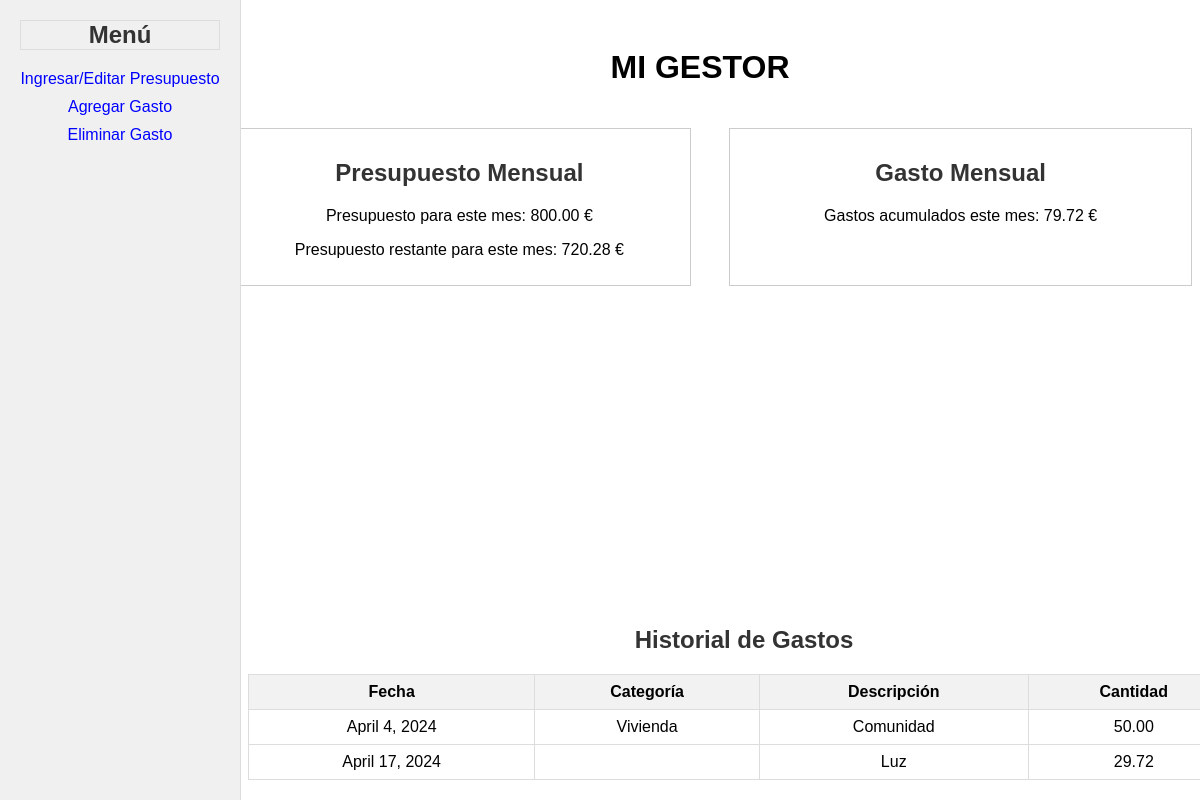
The app's page /mi_gestor/home/ (signed in), older data.
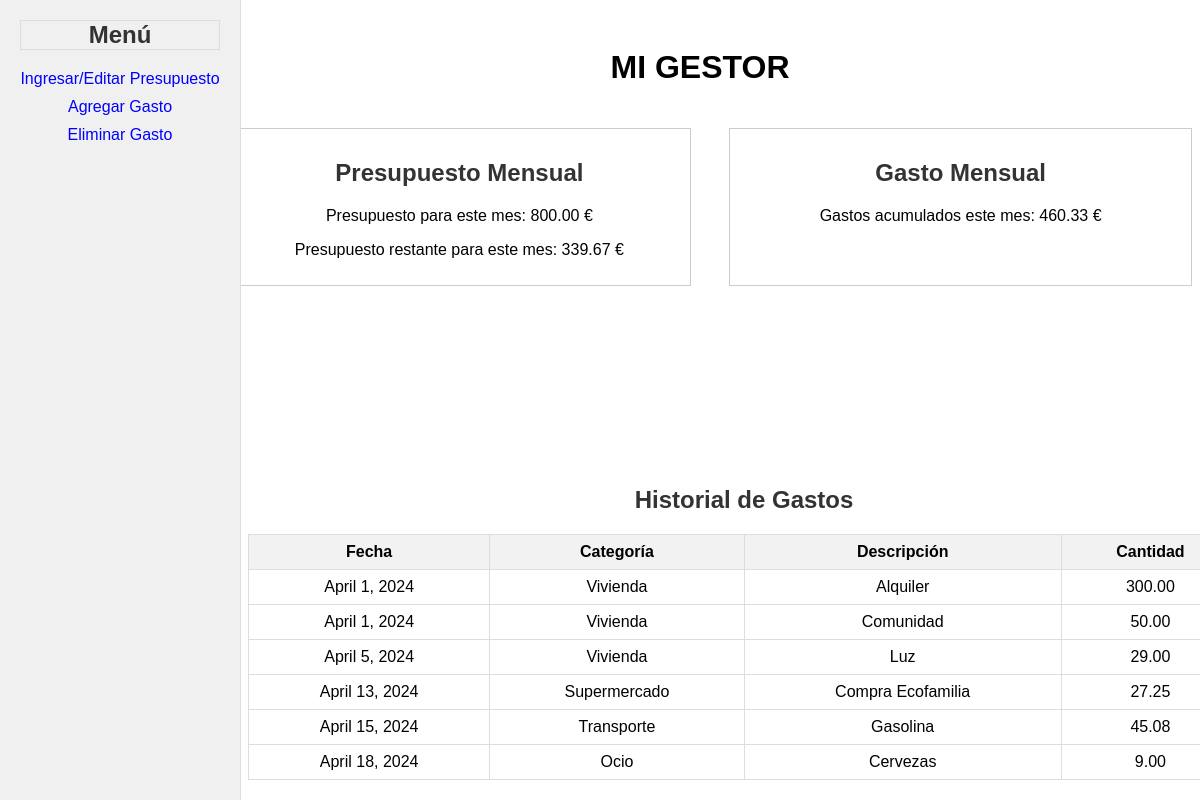
The same page, newer data.
### mi_gestor/models.py (models this page shows, shortened)
class PresupuestoMensual(models.Model):
    usuario = models.ForeignKey(User, on_delete=models.CASCADE)
    fecha = models.DateField(null=True)
    cantidad = models.DecimalField(max_digits=10, decimal_places=2)

class GastoMensual(models.Model):
    usuario = models.ForeignKey(User, on_delete=models.CASCADE, default=None)
    fecha = models.DateField()
    categoria = models.ForeignKey(Categoria, on_delete=models.CASCADE, null=True, blank=True, default=None)
    descripcion = models.CharField(max_length=100)
    cantidad = models.DecimalField(max_digits=10, decimal_places=2)

class Categoria(models.Model):
    nombre = models.CharField(max_length=50, unique=True)
    def __str__(self):
        return self.nombre

### mi_gestor/views.py (the view)
# urls.py: path('home/', views.home, name='home'),
@login_required
def home(request):
    mes_actual = datetime.date.today().replace(day=1)
    try:
        presupuesto_mensual = PresupuestoMensual.objects.get(usuario=request.user, fecha=mes_actual)
        presupuesto_mes_actual = presupuesto_mensual.cantidad
    except PresupuestoMensual.DoesNotExist:
        presupuesto_mes_actual = 0
    gastos_mes_actual = GastoMensual.objects.filter(usuario=request.user, fecha__month=mes_actual.month, fecha__year=mes_actual.year).aggregate(total_mes=Sum('cantidad'))
    total_mes_actual = round(gastos_mes_actual['total_mes'], 2) if gastos_mes_actual['total_mes'] else 0
    diferencia = presupuesto_mes_actual - total_mes_actual
    gastos = GastoMensual.objects.filter(usuario=request.user).order_by('fecha')
    presupuesto_url = '/ingresar_presupuesto/'
    agregar_gasto_url = '/agregar_gasto/'
    return render(request, 'home.html', {
        'presupuesto_url': presupuesto_url,
        'agregar_gasto_url': agregar_gasto_url,
        'gastos': gastos,
        'presupuesto_mes_actual': presupuesto_mes_actual,
        'total_mes_actual': total_mes_actual,
        'diferencia': diferencia
    })

### mi_gestor/templates/home.html (shortened to what this page needs)
<!DOCTYPE html>
<html lang="en">
<head>
    {% load static %}
    <link rel="stylesheet" type="text/css" href="{% static 'home_style.css' %}">
</head>
<body>
    <header>
        <h1>MI GESTOR</h1>
    </header>
    <div class="sidebar">
        <h2>Menú</h2>
        <ul>
            <li><a href="{% url 'mi_gestor:ingresar_presupuesto' %}">Ingresar/Editar Presupuesto</a></li>
            <li><a href="{% url 'mi_gestor:agregar_gasto' %}">Agregar Gasto</a></li>
            <li><a href="{% url 'mi_gestor:eliminar_gasto' gastos.0.id %}">Eliminar Gasto</a></li>
        </ul>
    </div>
     <div class="content">
        <div class="header">
            <div class="block">
                <h2>Presupuesto Mensual</h2>
                <p>Presupuesto para este mes: {{ presupuesto_mes_actual }} €</p>
                <p>Presupuesto restante para este mes: {{ diferencia }} €</p>
            </div>
            <div class="block">
                <h2>Gasto Mensual</h2>
                <p>Gastos acumulados este mes: {{ total_mes_actual }} €</p>
            </div>
        </div>
        <div class="table-container">
            <h2>Historial de Gastos</h2>
            <table border="1">
                <thead>
                    <tr>
                        <th>Fecha</th>
                        <th>Categoría</th>
                        <th>Descripción</th>
                        <th>Cantidad</th>
                    </tr>
                </thead>
                <tbody>
                    {% for gasto in gastos %}
                    <tr>
                        <td>{{ gasto.fecha }}</td>
                        <td>{{ gasto.categoria }}</td>
                        <td>{{ gasto.descripcion }}</td>
                        <td>{{ gasto.cantidad }}</td>
                    </tr>
                    {% endfor %}
                </tbody>
            </table>
        </div>
    </div>
</body>
</html>

### mi_gestor/static/home_style.css (style rules this page uses)
header { padding: 20px; text-align: center; margin-left: 200px; }
body { font-family: Calibri, sans-serif; text-align: center; }
h2 { color: #333; text-align: center; }
a { color: blue; text-decoration: none; }
table { border-collapse: collapse; width: 100%; }
.table-container { position: fixed; bottom: 0; width: 86%; padding: 20px; box-sizing: border-box; }
th, td { border: 1px solid #ddd; padding: 8px; }
th { background-color: #f2f2f2 }
.sidebar { position: fixed; top: 0; left: 0; width: 200px; height: 100%; background-color: #f0f0f0; padding: 20px; border-right: 1px solid #ddd }
.sidebar h2 { border: 1px solid #ddd; margin-top: 0; }
.sidebar ul { list-style-type: none; padding: 0; }
.sidebar ul li { margin-bottom: 10px; }
.content { flex-grow: 1; margin-left: 220px; text-align: center; }
.header { display: flex; justify-content: space-between; }
.block { width: 48%; border: 1px solid #ccc; padding: 10px; box-sizing: border-box; }

Row changes from the older to the newer data that the page shows:
removed GastoMensual: fecha "April 4, 2024", categoria "Vivienda", descripcion "Comunidad", cantidad "50.00"
removed GastoMensual: fecha "April 17, 2024", descripcion "Luz", cantidad "29.72"
added GastoMensual: fecha "April 1, 2024", categoria "Vivienda", descripcion "Alquiler", cantidad "300.00"
added GastoMensual: fecha "April 1, 2024", categoria "Vivienda", descripcion "Comunidad", cantidad "50.00"
added GastoMensual: fecha "April 5, 2024", categoria "Vivienda", descripcion "Luz", cantidad "29.00"
added GastoMensual: fecha "April 13, 2024", categoria "Supermercado", descripcion "Compra Ecofamilia", cantidad "27.25"
added GastoMensual: fecha "April 15, 2024", categoria "Transporte", descripcion "Gasolina", cantidad "45.08"
added GastoMensual: fecha "April 18, 2024", categoria "Ocio", descripcion "Cervezas", cantidad "9.00"
Text that changed along with them:
{{ diferencia }}: "720.28" → "339.67"
{{ total_mes_actual }}: "79.72" → "460.33"
